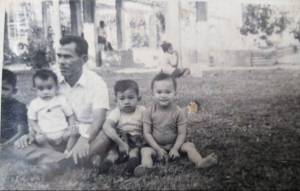
#> input picture histogram/Masa-kecil.jpg, 300 x 191 px
$ jupyter execute Histogramequalization.ipynb
#> lines starting #> are read from the running program, lines starting #| are printed output that depends on the picture
[cell 1]
import cv2
import numpy as np
from matplotlib import pyplot as plt
from PIL import Image

img = cv2.imread('Masa-kecil.jpg',0)
#> img: shape (191, 300); min 11, max 247, mean 142.3
hist,bins = np.histogram(img.flatten(),256,[0,256])
#> hist = 256 values, max 599 at index 221, min 0 at index 0, mean 223.8; bins = 257 values from 0 to 256
plt.imshow(img),plt.title('Ori')
plt.show()

cdf = hist.cumsum()
#> cdf = 256 values from 0 to 57300
cdf_normalized = cdf * hist.max()/cdf.max()
#> cdf_normalized = 256 values from 0 to 599


plt.plot(cdf_normalized, color = 'b')
plt.hist(img.flatten(),256,[0,256], color = 'r')
plt.xlim([0,256])
plt.legend(('cdf','histogram'),loc = 'upper left')
plt.show()
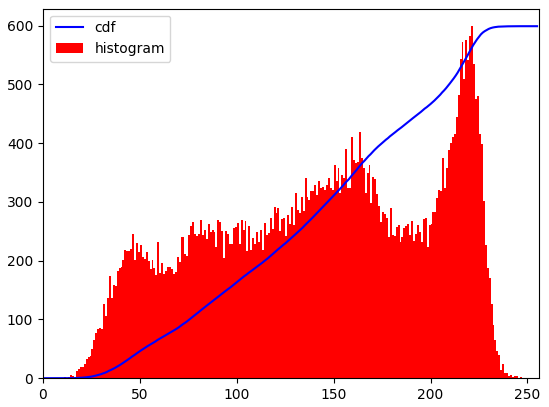
#> figure drawn by matplotlib, 1 panel; tallest bar 599 high, from x = 221 to 222; curve peaks at x = 247, y = 599

[cell 2]
import cv2
import numpy

img = cv2.imread('Masa-kecil.jpg')
#> img is the input picture: shape (191, 300, 3); mean B, G, R 143.3, 141.7, 143.2
img_to_yuv = cv2.cvtColor(img,cv2.COLOR_BGR2YUV)
#> img_to_yuv: shape (191, 300, 3); mean of channels 0, 1, 2 142.3, 128.4, 128.9
img_to_yuv[:,:,0] = cv2.equalizeHist(img_to_yuv[:,:,0])
#> img_to_yuv: shape (191, 300, 3); mean of channels 0, 1, 2 128.2, 128.4, 128.9
hist_equalization_result = cv2.cvtColor(img_to_yuv, cv2.COLOR_YUV2BGR)
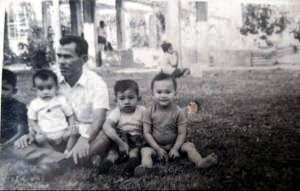
#> hist_equalization_result: shape (191, 300, 3); mean B, G, R 129, 127.4, 129.2


cv2.imwrite('result5.jpg',hist_equalization_result)
img2 = cv2.imread('result5.jpg')
plt.imshow(img2),plt.title('New')
plt.show()

[cell 3]
import cv2
import numpy as np

img3 = cv2.imread('result1.jpg')
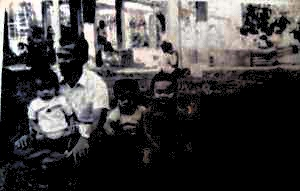
#> input picture histogram/result1.jpg, 300 x 191 px
#> img3 is the input picture: shape (191, 300, 3); mean B, G, R 62.6, 62.5, 64.6
median = cv2.medianBlur(img3, 5)
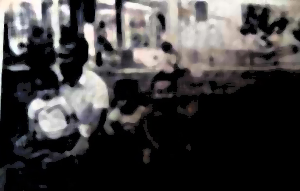
#> median: shape (191, 300, 3); mean B, G, R 61.7, 61.5, 63.6
compare = np.concatenate((img3, median), axis=1)
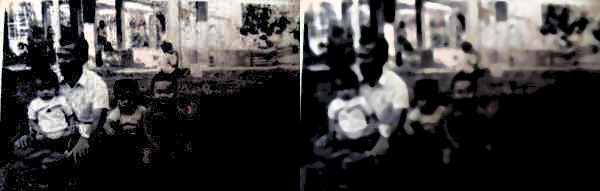
#> compare: shape (191, 600, 3); mean B, G, R 62.2, 62, 64.1

cv2.imshow('img3', compare)
cv2.waitKey(0)
cv2.destroyAllWindows

[cell 4]
import cv2
import numpy as np
from matplotlib import pyplot as plt

img = cv2.imread('Masa-kecil.jpg')

img_shape = img.shape
#> img_shape = (191, 300, 3)
print(img_shape)
#| (191, 300, 3)
